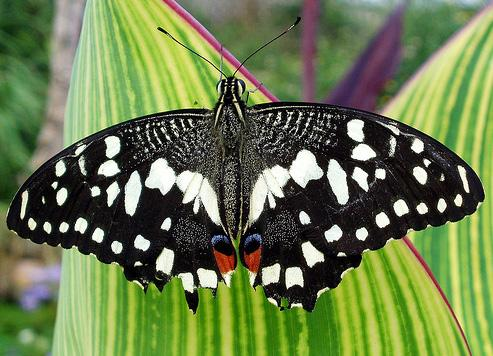
#> input picture butterfly.jpg, 493 x 356 px
$ jupyter execute 'Matplotlib with OpenCV 7.ipynb'   (shell and % lines are left out)
#> lines starting #> are read from the running program, lines starting #| are printed output that depends on the picture; after the words box and inside, x2 and y2 are one past the last pixel; in counts of white or black regions, pixels touching at a corner belong together
[cell 1]
import cv2
import matplotlib.pyplot as plt
import numpy as np

[cell 2]
img = cv2.imread('butterfly.jpg')
#> img is the input picture: shape (356, 493, 3); mean B, G, R 77.2, 123.6, 107

cv2.imshow('Image', img) #read as BGR format
img = cv2.cvtColor(img, cv2.COLOR_BGR2RGB)

plt.imshow(img) #read as RGB format. So it will show accurate when converted to RGB format
plt.show()

cv2.waitKey(0)
cv2.destroyAllWindows()

### Showing various graph on matplotlib

[cell 3]
fig,ax = plt.subplots(3,2, facecolor='y')

#thresholding is used to seperate a object from its bg. compare each pixel of an image to a predefined Th value
img = cv2.imread('gradient.jpg')
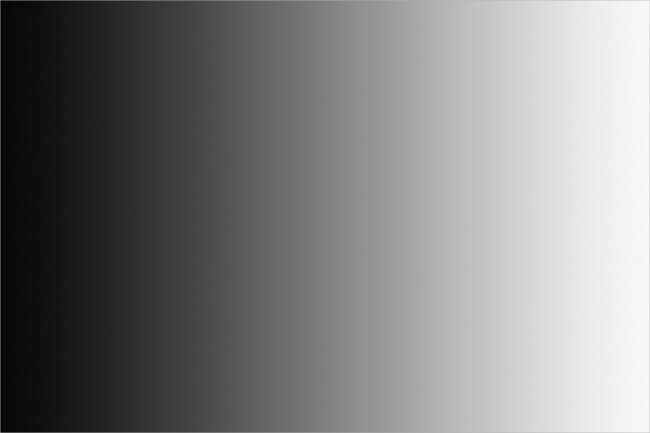
#> input picture gradient.jpg, 650 x 433 px
#> img is the input picture: shape (433, 650, 3); min 1, max 252, mean 127.6
#we have to define two variable. one is ret and the other is threshold value
_,th_bin = cv2.threshold(img,127,255,cv2.THRESH_BINARY)
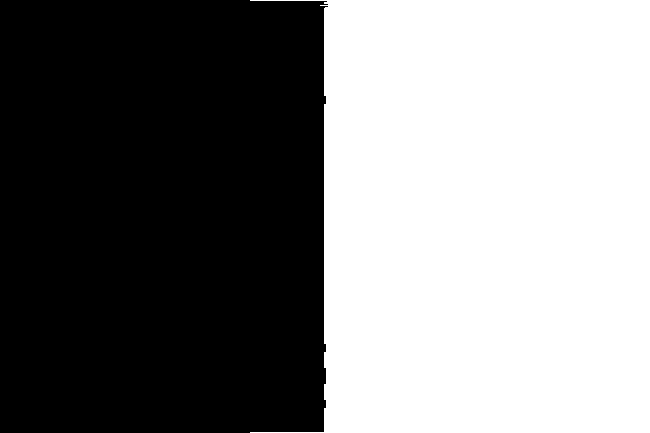
#> th_bin: shape (433, 650, 3); 50.2% white; 1 black region, box (x1, y1, x2, y2) and area: (0, 0, 328, 433) 140232
_,th_bin_inv = cv2.threshold(img,127,255,cv2.THRESH_BINARY_INV)
_,th_trun = cv2.threshold(img,127,255,cv2.THRESH_TRUNC)
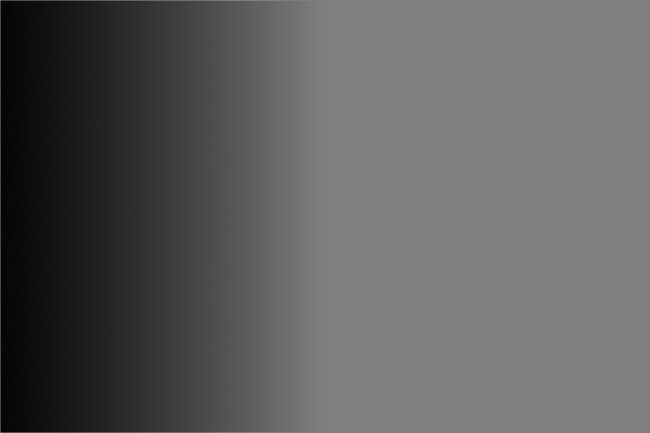
#> th_trun: shape (433, 650, 3); min 1, max 127, mean 93.8
_,th_tozero = cv2.threshold(img,127,255,cv2.THRESH_TOZERO)
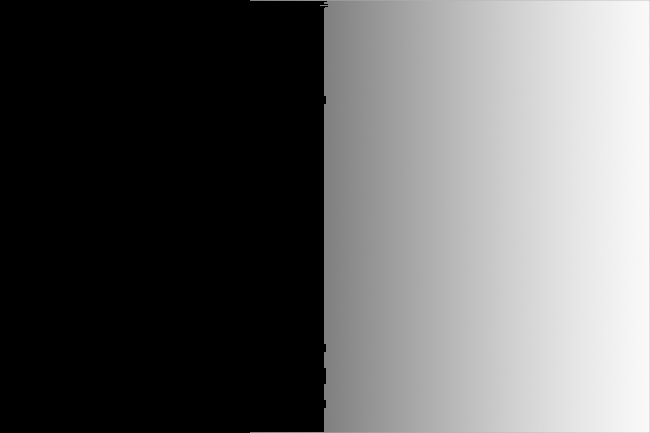
#> th_tozero: shape (433, 650, 3); min 0, max 252, mean 97.5
_,th_tozero_inv = cv2.threshold(img,127,255,cv2.THRESH_TOZERO_INV)
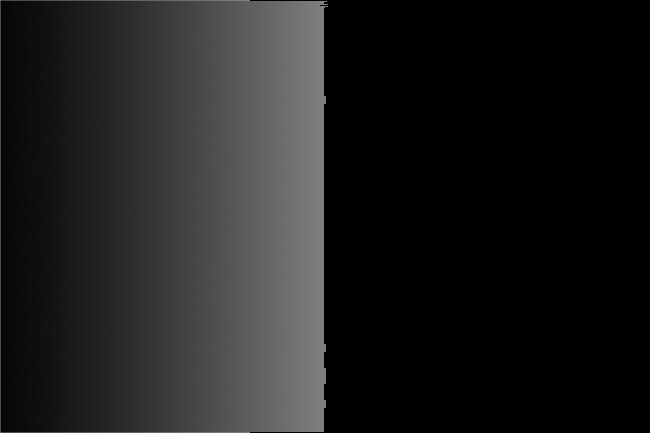
#> th_tozero_inv: shape (433, 650, 3); min 0, max 127, mean 30.1

ax[0,0].imshow(th_bin)
ax[0,1].imshow(th_bin_inv)
ax[1,0].imshow(th_trun)
ax[1,1].imshow(th_tozero)
ax[2,0].imshow(th_tozero_inv)

plt.show()

[cell 4]
#thresholding is used to seperate a object from its bg. compare each pixel of an image to a predefined Th value
img = cv2.imread('gradient.jpg')
#we have to define two variable. one is ret and the other is threshold value
_,th_bin = cv2.threshold(img,127,255,cv2.THRESH_BINARY)
_,th_bin_inv = cv2.threshold(img,127,255,cv2.THRESH_BINARY_INV)
_,th_trun = cv2.threshold(img,127,255,cv2.THRESH_TRUNC)
_,th_tozero = cv2.threshold(img,127,255,cv2.THRESH_TOZERO)
_,th_tozero_inv = cv2.threshold(img,127,255,cv2.THRESH_TOZERO_INV)

images =[img,th_bin,th_bin_inv, th_trun, th_tozero, th_tozero_inv]
titles = ['Original', 'Binary', 'Binary Inverse', 'Truncate', 'To Zero', 'To Zero Inverse']
for i in range(1,6+1):
    plt.subplot(2,3,i)
    plt.imshow(images[i-1])
    plt.title(titles[i-1], color='red')
    plt.show()

plt.show()

### Self Practice

[cell 5]
img = cv2.imread('gradient.jpg')

#Thresholding
ret,th_bin = cv2.threshold(img, 127, 255, cv2.THRESH_BINARY)
ret,th_bin_inv = cv2.threshold(img, 127, 255, cv2.THRESH_BINARY_INV)
ret,th_tozero = cv2.threshold(img, 127, 255, cv2.THRESH_TOZERO)
ret,th_tozero_inv = cv2.threshold(img, 127, 255, cv2.THRESH_TOZERO_INV)
ret,th_trun = cv2.threshold(img, 170, 255, cv2.THRESH_TRUNC)
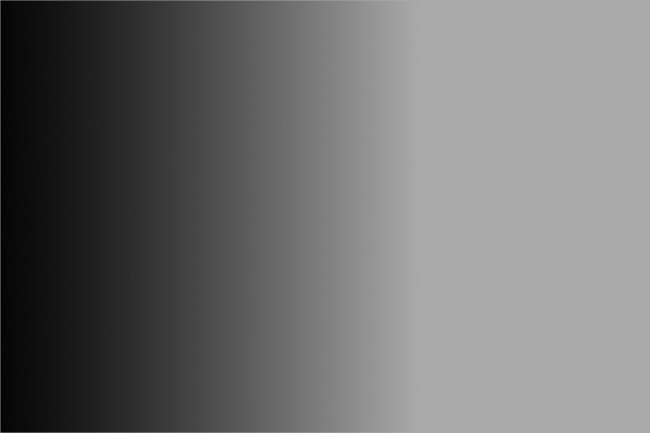
#> th_trun: shape (433, 650, 3); min 1, max 170, mean 112.2

images = [img, th_bin, th_bin_inv, th_tozero, th_tozero_inv, th_trun]
titles = ['Original', 'Binary', 'Binary Inverse', 'To Zero', 'To Zero Inverse', 'Truncate']

for i in range(len(images)):
    plt.subplot(2,3,i+1)
    plt.imshow(images[i])
    plt.title(titles[i], color='red')
    plt.xticks([])
    plt.yticks([])
#> this loop made 6 passes


plt.show()
